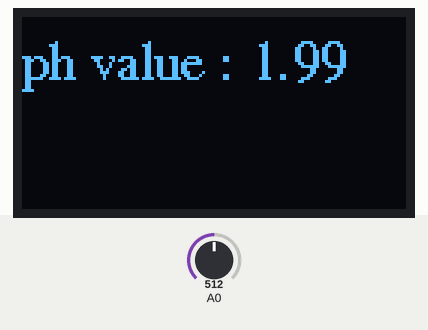
A sketch run on a simulated Arduino Uno, built with avr-gcc and run on an emulated ATmega328P. Parts: 128×64 one-colour display. The inputs (shaded band) are chosen by the test bench; at power-on: A0 = 512. What the sketch prints to the serial monitor is not drawn.

Above: at 3.6 s.
3.7 s: A0 set to 716
At 6.2 s:
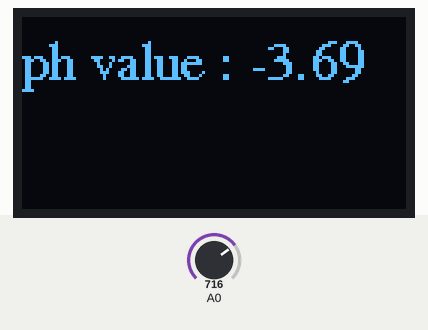
6.6 s: A0 set to 900
At 7.7 s:
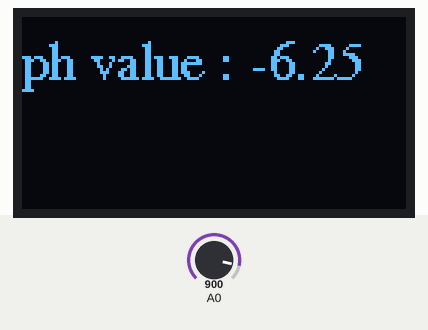
9.6 s: A0 set to 1023
At 11.8 s:
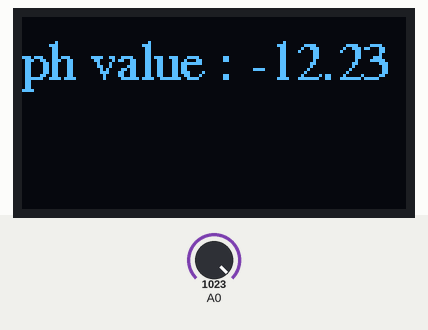
Timing chart, 0 to 13.3 s (numbered marks = the images above; inputs shaded):
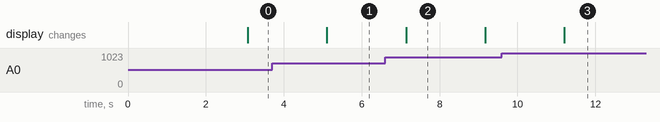

The sketch:

sketch_may16c_ph_sensor_without_wifi.ino
```cpp
#include <Wire.h>
#include <Adafruit_GFX.h>
#include <Adafruit_SSD1306.h>
#include <Fonts/FreeSerif9pt7b.h>

#define SCREEN_WIDTH 128 // OLED display width, in pixels
#define SCREEN_HEIGHT 64 // OLED display height, in pixels

// Declaration for an SSD1306 display connected to I2C (SDA, SCL pins)
Adafruit_SSD1306 display(SCREEN_WIDTH, SCREEN_HEIGHT, &Wire, -1);


#include <DallasTemperature.h>
#include <OneWire.h>

#define ONE_WIRE_BUS 14                         //D3 pin of nodemcu

OneWire oneWire(ONE_WIRE_BUS);

DallasTemperature sensors(&oneWire);            // Pass the oneWire reference to Dallas Temperature.

float calibration_value = 16.24;
int phval = 0;
unsigned long int avgval;
int buffer_arr[10],temp;


void setup() {
  Serial.begin(115200);

  if(!display.begin(SSD1306_SWITCHCAPVCC, 0x3C)) {
    Serial.println("SSD1306 allocation failed");
    for(;;);
  }
  delay(2000);
  setu();

  /*
  display.setFont(&FreeSerif9pt7b);
  display.clearDisplay();
  display.setTextSize(1);
  display.setTextColor(WHITE);
  display.setCursor(0,20);
  display.println("Hello, Mudit");
  display.display();
  delay(2000);
  */
}
void loop() {
  display.setFont(&FreeSerif9pt7b);
  display.clearDisplay();
  display.setTextSize(1);
  display.setTextColor(WHITE);
  display.setCursor(0,20);


  for(int i=0;i<10;i++)
   {
   buffer_arr[i]=analogRead(A0);
   delay(100);
   }
   for(int i=0;i<9;i++)
   {
   for(int j=i+1;j<10;j++)
   {
   if(buffer_arr[i]>buffer_arr[j])
   {
   temp=buffer_arr[i];
   buffer_arr[i]=buffer_arr[j];
   buffer_arr[j]=temp;
   }
   }
   }
   avgval=0;
   for(int i=2;i<8;i++)
    avgval+=buffer_arr[i];
   float volt=(float)avgval*5.0/1024/6;
   float ph_act = -5.70 * volt + calibration_value;
   //lcd.setCursor(0, 0);
   //lcd.print("pH Val:");
   //lcd.setCursor(8, 0);
   //lcd.print(ph_act);
   //delay(1000);

  Serial.println("ph value");
  Serial.println(ph_act);
  Serial.println("volt value");
  Serial.println(volt);
  Serial.println("avgval");
  Serial.println(avgval);
  display.print("ph value :") ;
  display.print(" ");
  display.println(ph_act);

  display.display();
  delay(1000);
  /*
  display.println("Hello, Aditya");
  display.display();
  delay(2000);
  //display.clearDisplay();
  //display.setCursor(0,20);
  display.println("Hello, Aditya");
  Serial.println("rudra ");
  display.display();
  delay(2000);
  */


  /*
  sensors.requestTemperatures();                // Send the command to get temperatures
  Serial.println("Temperature is: ");
  Serial.println(sensors.getTempCByIndex(0));   // Why "byIndex"? You can have more than one IC on the same bus. 0 refers to the first IC on the wire

  Serial.println("Turbidity: ");

  Serial.println(voltage);
  display.clearDisplay();
  display.setCursor(0,20);
  display.print("Temp :") ;
  display.print(" ");
  display.println(sensors.getTempCByIndex(0));
  */

  //int sensorValue = analogRead(A0);// read the input on analog pin A0:
  //float voltage = sensorValue * (5.0 / 1024.0); // Convert the analog reading (which goes from 0 - 1023) to a voltage (0 - 5V):
  /*
  Serial.println(sensorValue);
  Serial.println(voltage);
  display.print("Turbidity :") ;
  display.print(" ");
  display.println(voltage);

  display.display();
  */
  //delay(500);


}


void setu()
{
  Serial.begin(9600);
  sensors.begin();
}
```

Measured:
- after the input at 3.7 s, the display: changes after 1.4 s (image 1)
- after the input at 6.6 s, the display: changes after 0.54 s (image 2)
- after the input at 9.6 s, the display: changes after 1.6 s (image 3)
- what the display in image 2 shows lasts 2.1 s, from 7.1 s to 9.2 s
